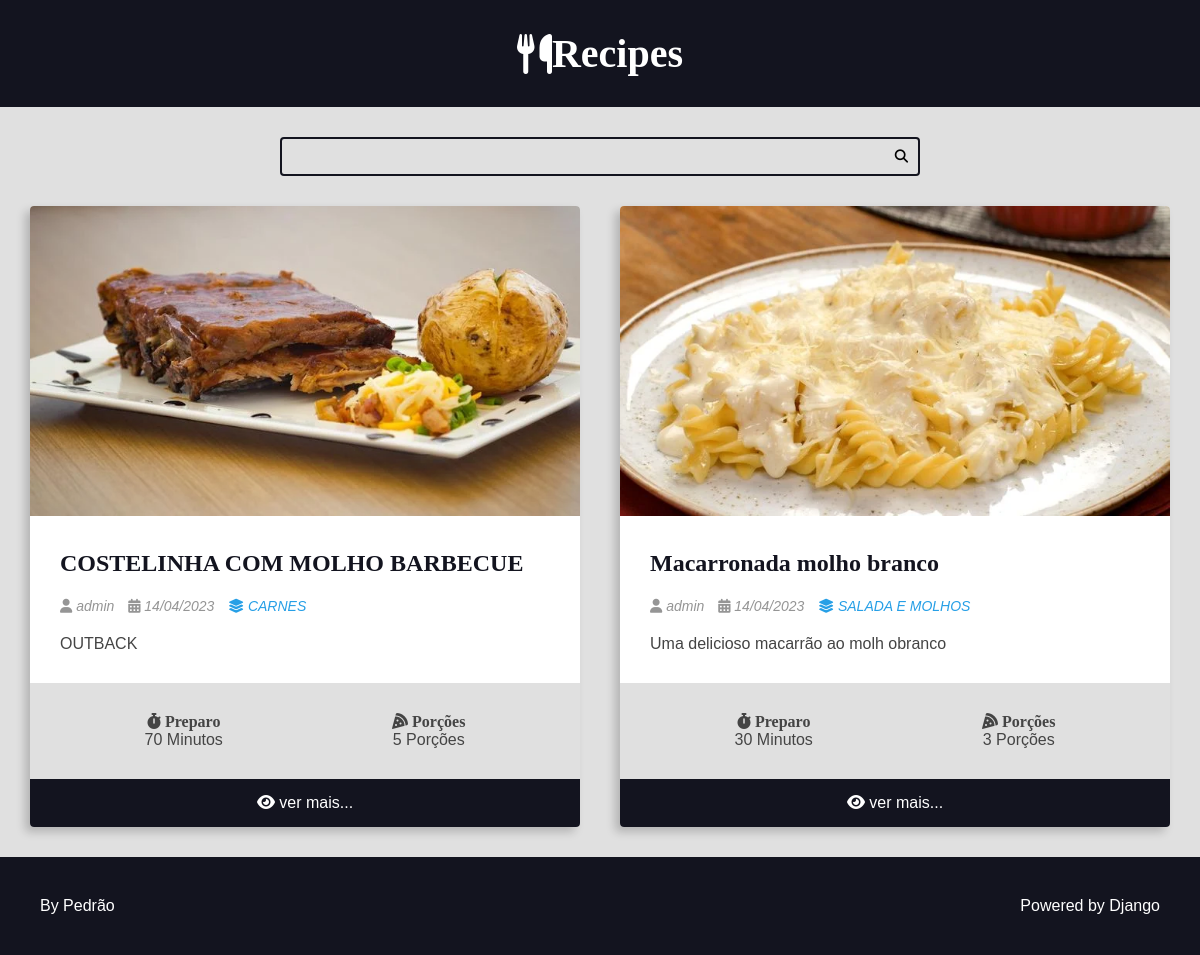
Before: / with the older database file.
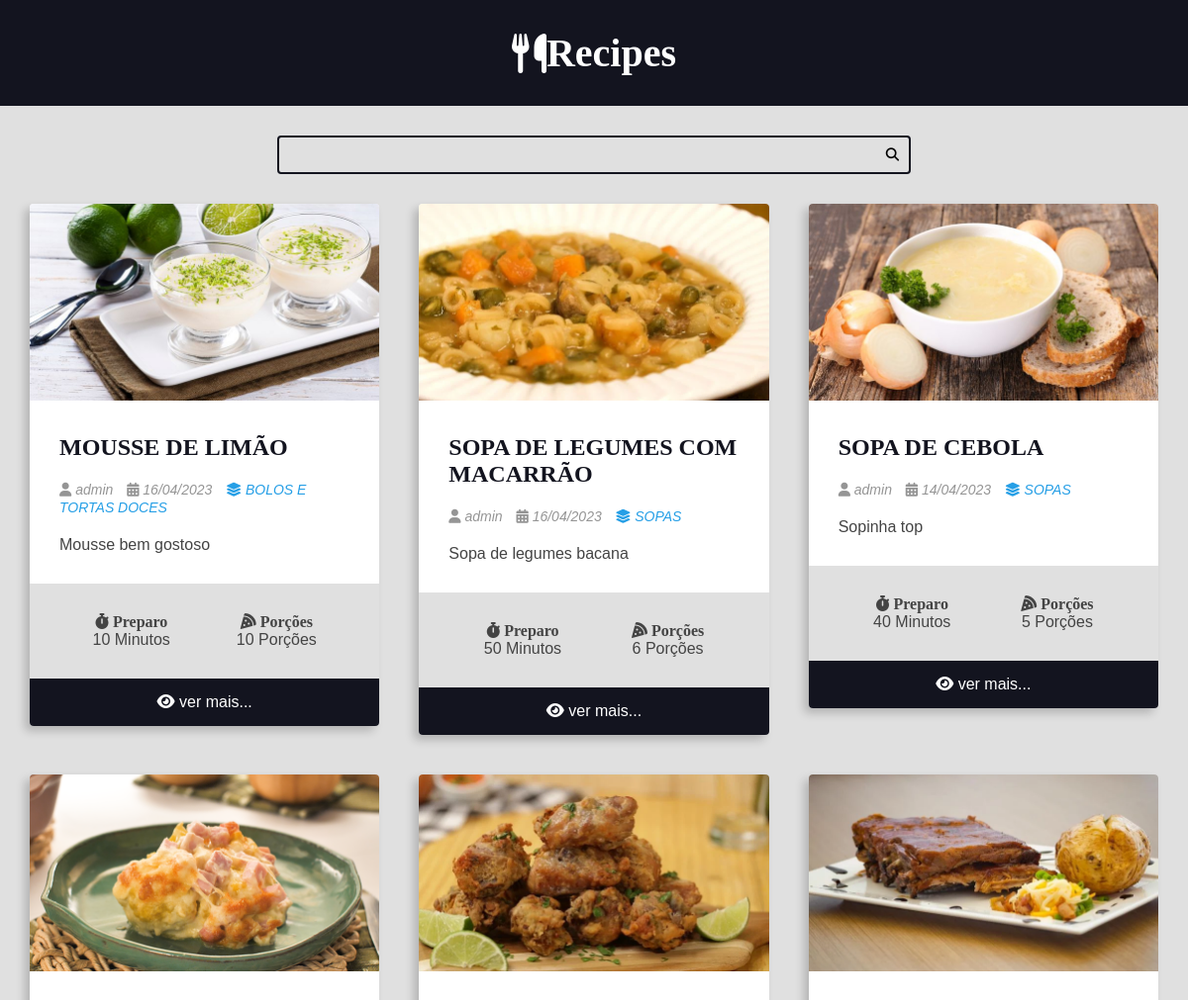
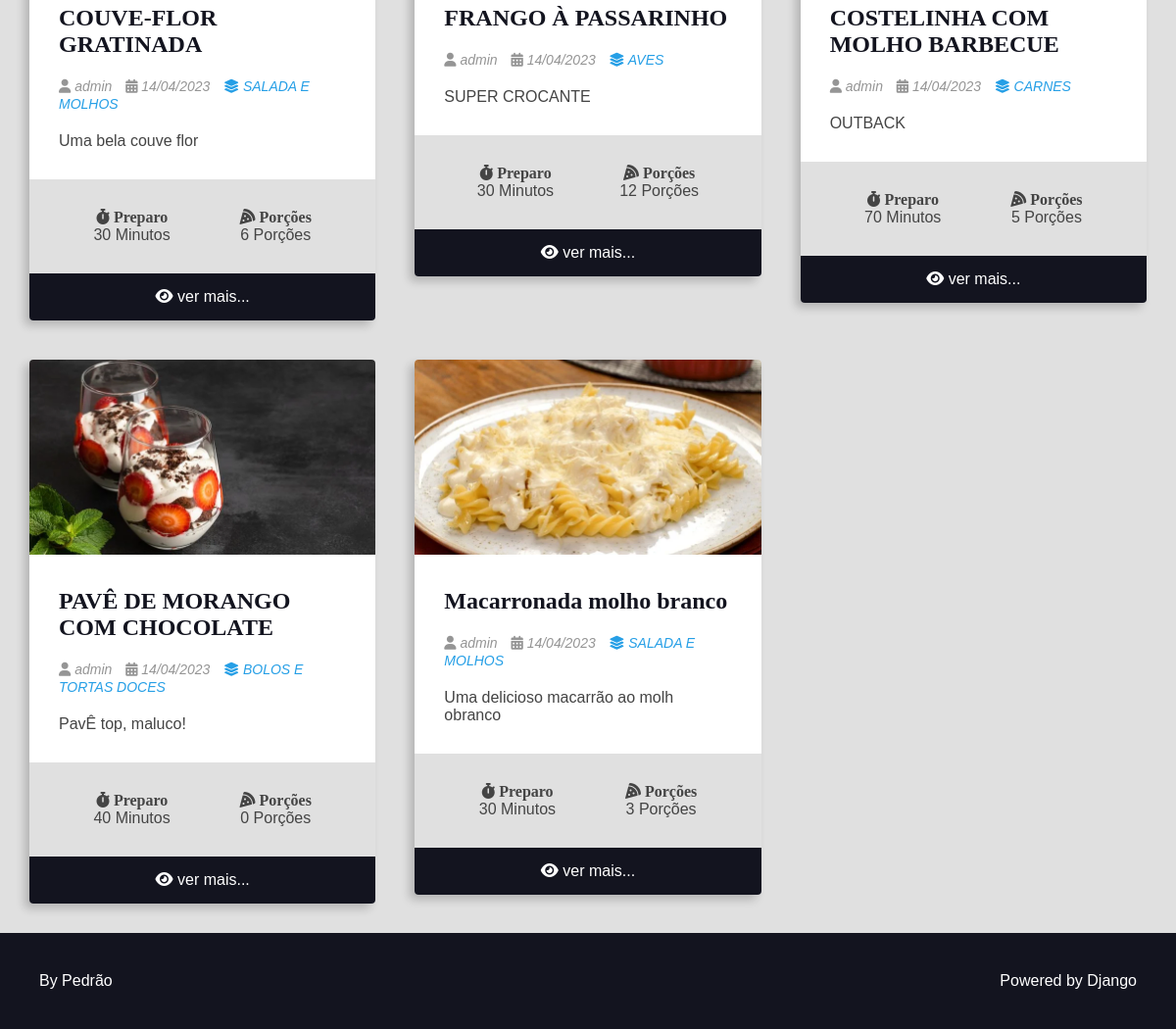
After: the same page with the newer database file (2 pictures, top to bottom).
### recipes/models.py (models this page shows, shortened)
class Recipe(models.Model):
    title = models.CharField(max_length=65)
    description = models.CharField(max_length=165)
    slug = models.SlugField()
    preparation_time = models.IntegerField()
    preparation_time_unit = models.CharField(max_length=65)
    servings = models.IntegerField()
    servings_unit = models.CharField(max_length=65)
    preparation_steps = models.TextField()
    prepare_stes_is_html = models.BooleanField(default=False)
    created_at = models.DateField(auto_now_add=True)
    updated_at = models.DateField(auto_now=True)
    is_published = models.BooleanField(default=False)
    cover = models.ImageField(upload_to='recipes/cover/%Y/%m/%d', blank=True, default='')
    category = models.ForeignKey(Category, on_delete=models.SET_NULL, null=True)
    author = models.ForeignKey(User, on_delete=models.SET_NULL, null=True)

class Category(models.Model):
    title = models.CharField(max_length=65)
    def __str__(self):
        return self.title

### recipes/views.py (the view)
# urls.py: path('', index, name='home'),
def index(request):
    recipes = Recipe.objects.filter(
       is_published=True
       ).order_by('-id')
    return render(request, 'index.html', context={'recipes': recipes} )

### recipes/templates/index.html (shortened to what this page needs)
{% extends 'base.html' %}
{% block content %}
    {% include "search.html" %}
    <main class="main-content-container">
        <div class="main-content main-content-list container">
            {% for recipe in recipes %}
                {% include "card.html" %}
            {% endfor %}
        </div>
    </main>
{% endblock content %}

### recipes/templates/card.html
<div class="recipe recipe-list-item">
    {% if recipe.cover %}
        <div class="recipe-cover">
            <a href=" {% url 'recipes:recipe' recipe.id %}">
                <img src="{{ recipe.cover.url }}" alt="Temporário">
            </a>
        </div>
    {% endif %}
    <div class="recipe-title-container">
        <h2 class="recipe-title">
            <a href="{% url 'recipes:recipe' recipe.id %}">
                {{ recipe.title }}
            </a>
        </h2>
    </div>
    <div class="recipe-author">
        <span class="recipe-author-item">
            <i class="fas fa-user"></i>
            {% if recipe.author.firstname %}
                {{ recipe.author.first_name }} {{recipe.author.last_name}}
            {% else %}
                {{recipe.author.username}}
            {% endif %}
        </span>
        <span class="recipe-author-item">
            <i class="fas fa-calendar-alt"></i>
            {{ recipe.created_at|date:"d/m/Y" }}
        </span>
        <span class="recipe-author-item">
            <a href="{% url 'recipes:category' recipe.category.id %}">
                <i class="fas fa-layer-group"></i>
                <span>{{recipe.category}}</span>
            </a>
        </span>
    </div>
    <div class="recipe-content">
        <p>{{ recipe.description}}</p>
    </div>
    <div class="recipe-meta-container">
        <div class="recipe-meta recipe-preparation">
            <h3 class="recipe-meta-title"><i class="fas fa-stopwatch"></i> Preparo</h3>
            <div class="recipe-meta-text">
                {{recipe.preparation_time }} Minutos
            </div>
        </div>
        <div class="recipe-meta recipe-servings">
            <h3 class="recipe-meta-title"><i class="fas fa-pizza-slice"></i> Porções</h3>
            <div class="recipe-meta-text">
                {{ recipe.servings }} Porções
            </div>
        </div>
    </div>
    <footer class="recipe-footer">
        <a class="recipe-read-more button button-dark button-full-width" href=" {% url 'recipes:recipe' recipe.id %}">
            <i class="fas fa-eye"></i>
            <span>ver mais...</span>
        </a>
    </footer>
</div>

Changed rows visible on the page:
added Recipe: cover (picture), title "MOUSSE DE LIMÃO", author.username "admin", created_at "16/04/2023", category "BOLOS E TORTAS DOCES", description "Mousse bem gostoso", preparation_time "10", servings "10"
added Recipe: cover (picture), title "SOPA DE LEGUMES COM MACARRÃO", author.username "admin", created_at "16/04/2023", category "SOPAS", description "Sopa de legumes bacana", preparation_time "50", servings "6"
now on this page (row edited): Recipe: cover (picture), title "SOPA DE CEBOLA", author.username "admin", created_at "14/04/2023", category "SOPAS", description "Sopinha top", preparation_time "40", servings "5"
now on this page (row edited): Recipe: cover (picture), title "COUVE-FLOR GRATINADA", author.username "admin", created_at "14/04/2023", category "SALADA E MOLHOS", description "Uma bela couve flor", preparation_time "30", servings "6"
now on this page (row edited): Recipe: cover (picture), title "FRANGO À PASSARINHO", author.username "admin", created_at "14/04/2023", category "AVES", description "SUPER CROCANTE", preparation_time "30", servings "12"
now on this page (row edited): Recipe: cover (picture), title "PAVÊ DE MORANGO COM CHOCOLATE", author.username "admin", created_at "14/04/2023", category "BOLOS E TORTAS DOCES", description "PavÊ top, maluco!", preparation_time "40", servings "0"
